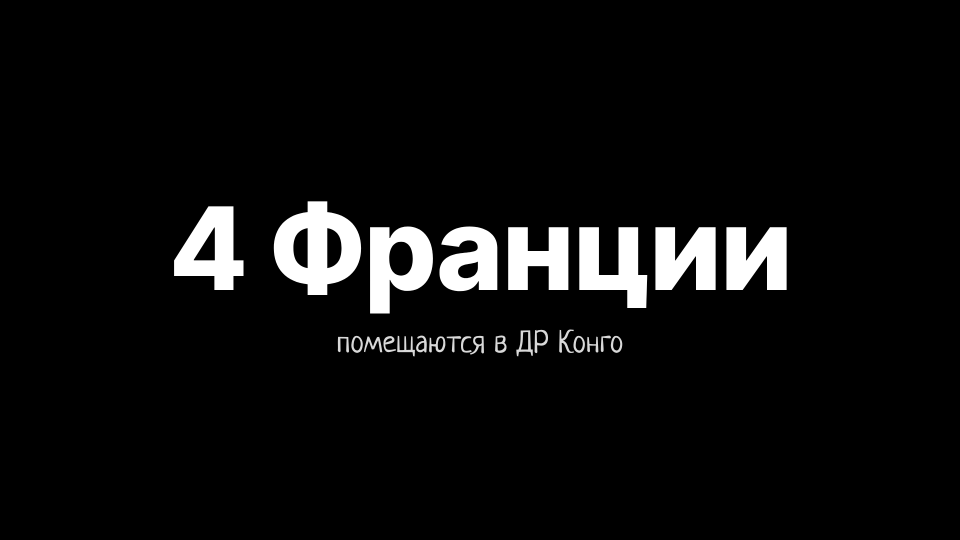
#> input picture ru_geo/country_sizes/card_big_14.png, 1920 x 1080 px, given in place of cs_globe_frame.png, which was not available (shown at 1/2 size)
$ python make_cover.py out.png
#> lines starting #> are read from the running program, lines starting #| are printed output that depends on the picture
# Обложка «Реальный размер стран»: кадр нашего 3D-глобуса (14 Гренландий в Африке) + надписи.
# python3 make_cover.py cover.jpg   (кадр берётся из video/parts/globe.mp4 на 7.2 с)
from PIL import Image, ImageDraw, ImageFont, ImageEnhance
import subprocess, sys, tempfile, os
W,H=1280,720; F='/usr/share/fonts/opentype/inter/'
tmp=os.path.join(tempfile.gettempdir(),'cs_globe_frame.png')
subprocess.run(['ffmpeg','-loglevel','error','-y','-ss','7.2','-i','video/parts/globe.mp4','-frames:v','1',tmp],check=True)
#> (this line was passed over: subprocess is not available in this run)
g=Image.open(tmp).convert('RGB').crop((380,0,1300,1080))
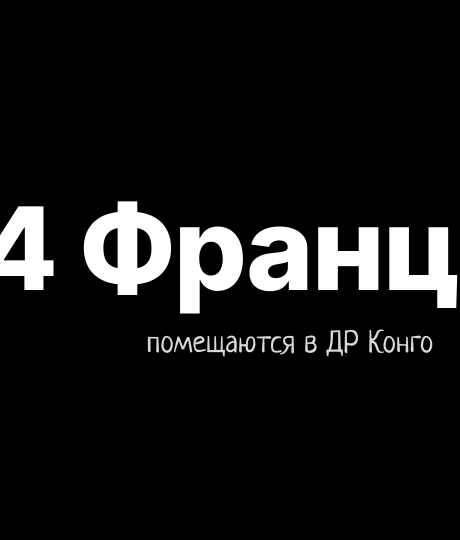
#> g: PIL image 920x1080 RGB (shown at 1/2 size); min 0, max 255, mean 21.7
g=ImageEnhance.Contrast(ImageEnhance.Color(g).enhance(1.25)).enhance(1.15).resize((int(920*800/1080),800),Image.LANCZOS)
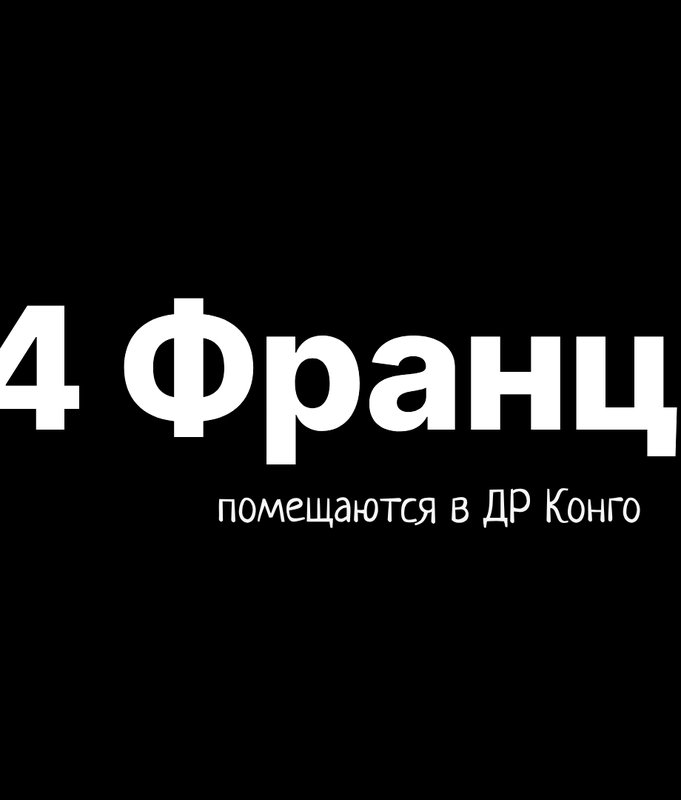
#> g: PIL image 681x800 RGB; min 0, max 255, mean 22
import numpy as np
c=Image.new('RGB',(W,H),(4,4,8))
m=np.clip(np.linspace(0,1,g.width)/0.25,0,1)**1.5; m=np.tile(m,(g.height,1))
#> after `m = np.clip(np.linspace(0, 1, g.width) / 0.25, 0, 1) ** 1.5`: m = 681 values from 0 to 1
c.paste(g,(W-g.width+30,-40),Image.fromarray((m*255).astype('uint8')))
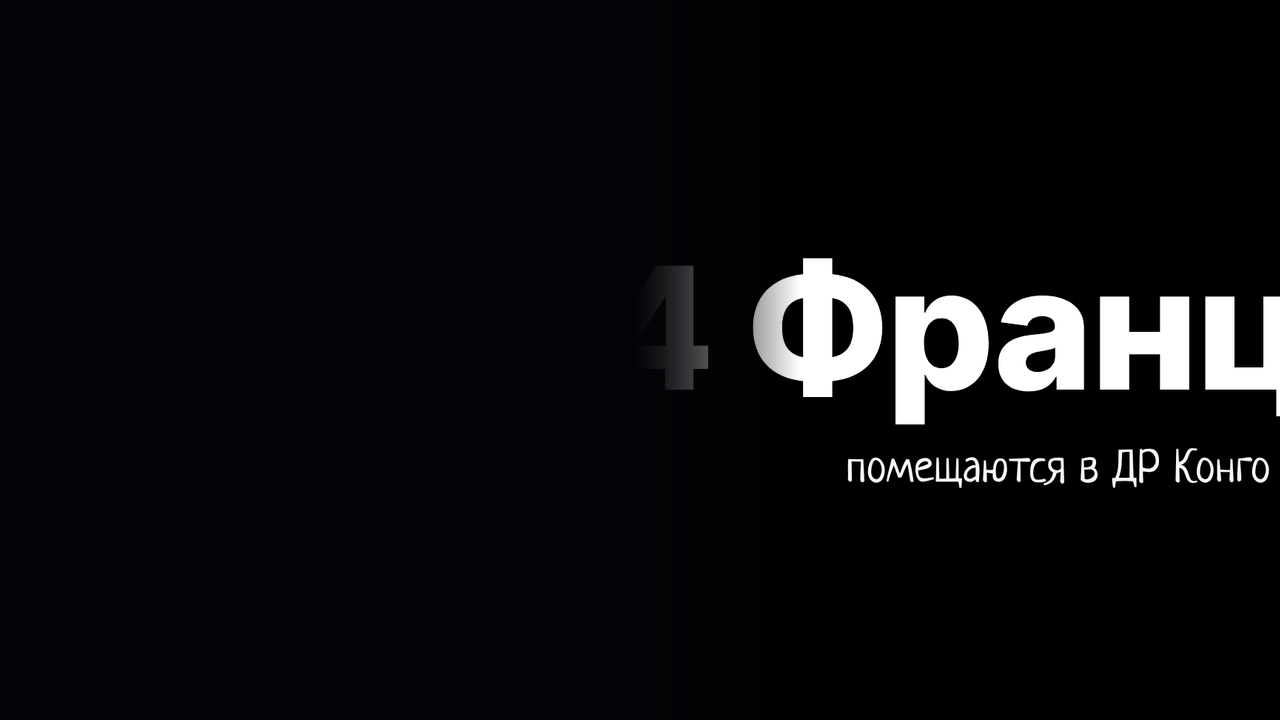
#> c: PIL image 1280x720 RGB; mean R, G, B 13, 13, 15.3
d=ImageDraw.Draw(c)
def st(xy,t,f,col,sw=9): d.text(xy,t,font=f,fill=col,stroke_width=sw,stroke_fill=(0,0,0))
st((40,0),'14',ImageFont.truetype(F+'Inter-Black.otf',300),(255,214,0),12)
st((48,300),'ГРЕНЛАНДИЙ',ImageFont.truetype(F+'Inter-Black.otf',96),(255,255,255))
st((52,410),'в одной Африке',ImageFont.truetype(F+'Inter-Black.otf',58),(255,255,255),6)
f2=ImageFont.truetype(F+'Inter-Black.otf',50); t='НА КАРТЕ ВЫГЛЯДЯТ РАВНЫМИ'
bb=d.textbbox((0,0),t,font=f2)
#> bb = (0, 13, 843, 57)
d.rounded_rectangle((48,515,48+bb[2]+44,515+bb[3]+30),12,fill=(228,32,32))
d.text((70,523),t,font=f2,fill=(255,255,255))
c.save(sys.argv[1],quality=93)
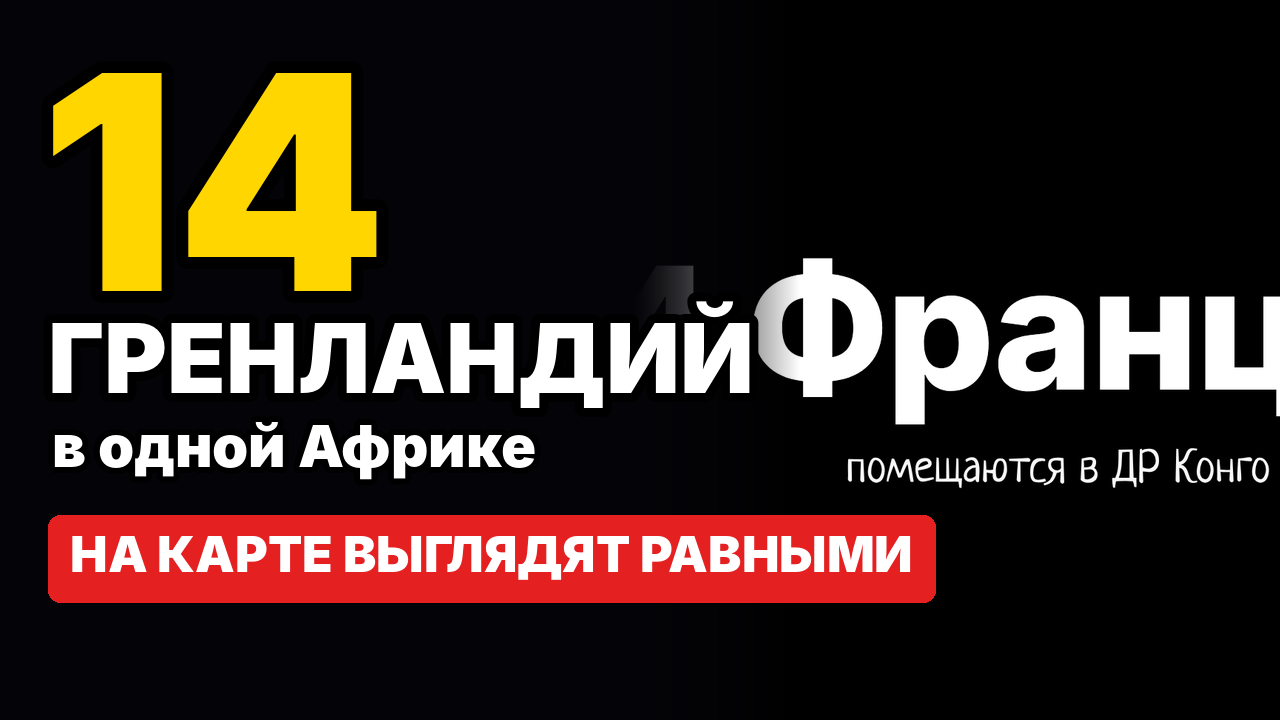
#> saved as out.png: PIL image 1280x720 RGB; mean R, G, B 54.4, 39.8, 31.9

$ run again, on ru_geo/country_sizes/card_big_15.png
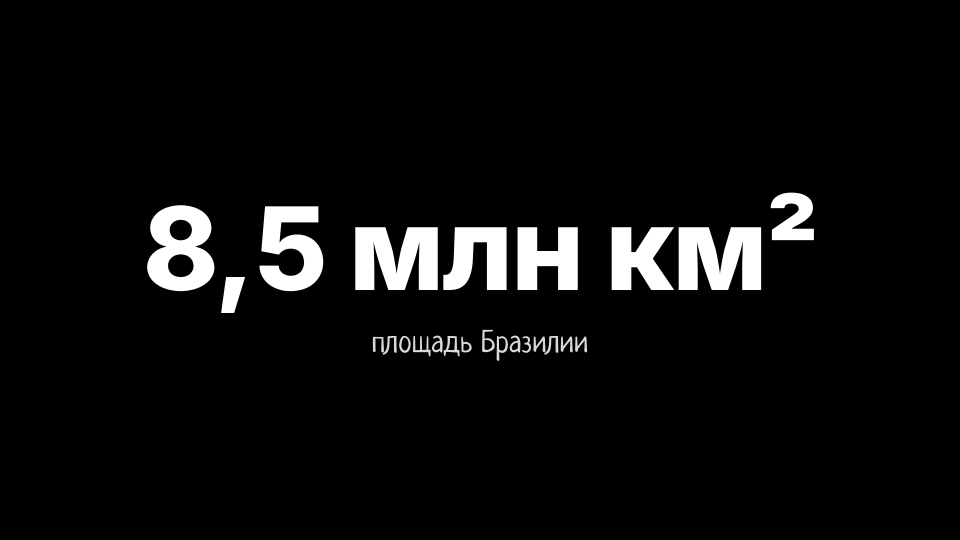
#> input picture ru_geo/country_sizes/card_big_15.png, 1920 x 1080 px, given in place of cs_globe_frame.png, which was not available (shown at 1/2 size)
#> `g=ImageEnhance.Contrast(ImageEnhance.Color(g).enhance(1.25)).enhance(1..`:
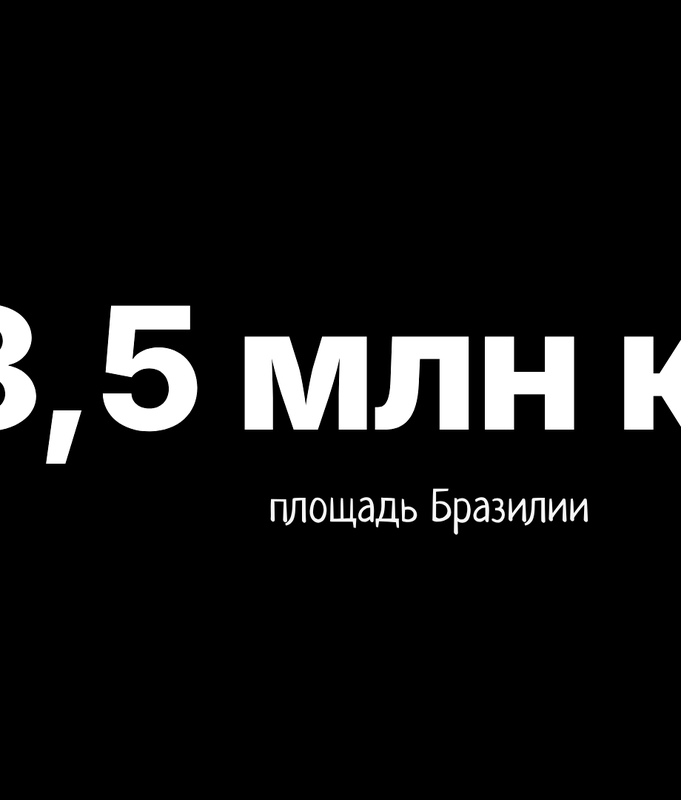
#> g: PIL image 681x800 RGB; min 0, max 255, mean 18.6
#> bb = (0, 13, 843, 57)
#> `c.save(sys.argv[1],quality=93)`:
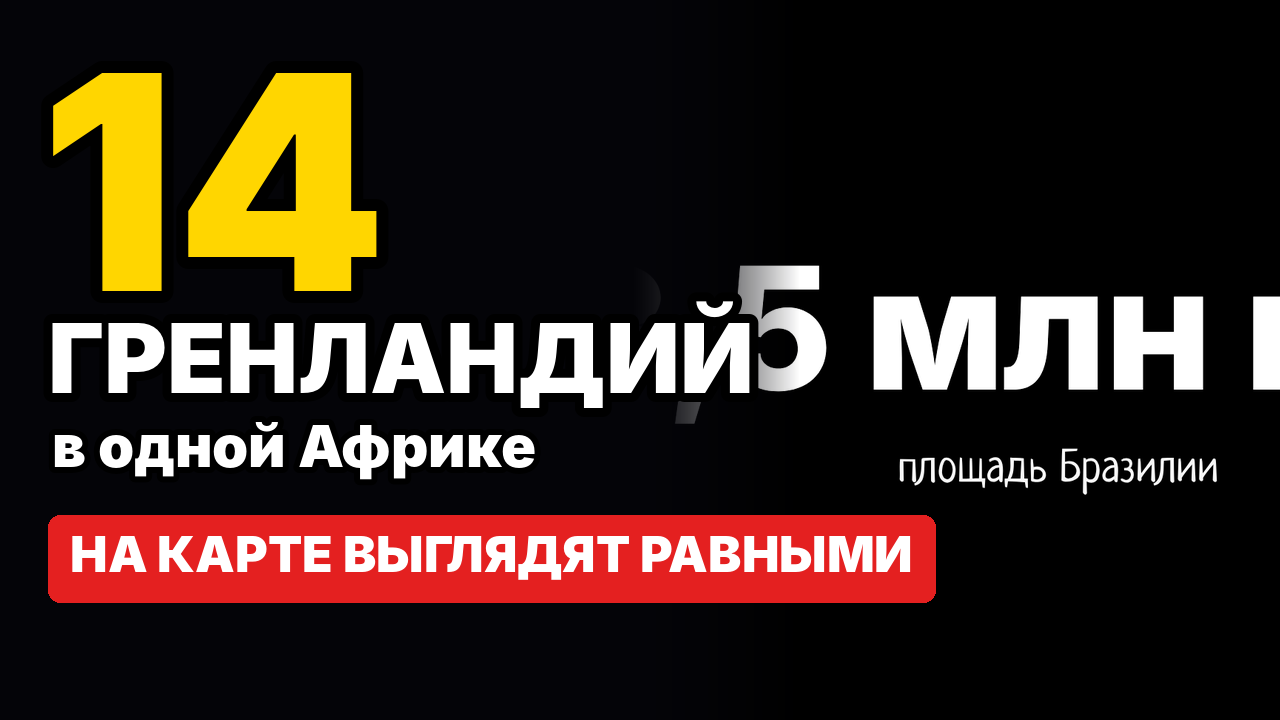
#> saved as out.png: PIL image 1280x720 RGB; mean R, G, B 52.7, 38.1, 30.1

$ run again, on ru_geo/country_sizes/card_big_16.png
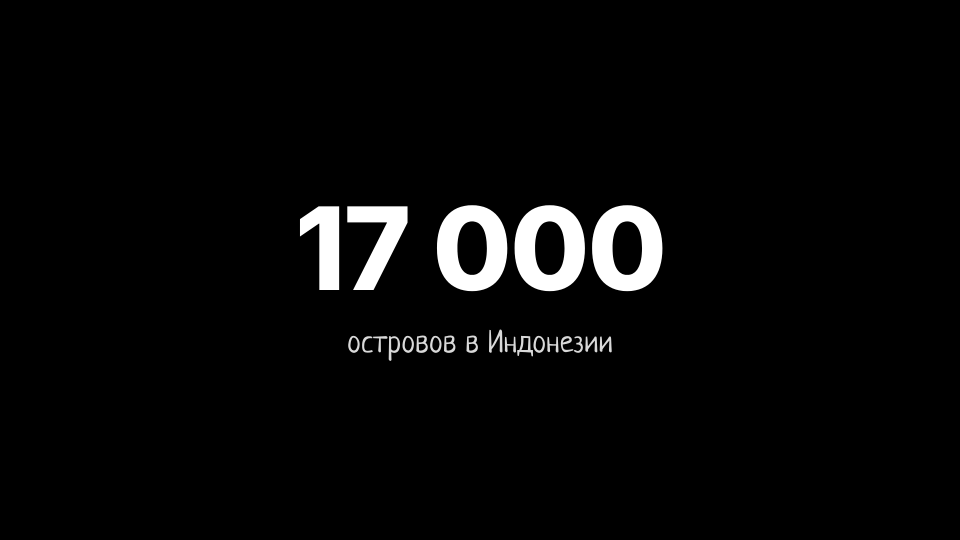
#> input picture ru_geo/country_sizes/card_big_16.png, 1920 x 1080 px, given in place of cs_globe_frame.png, which was not available (shown at 1/2 size)
#> `g=ImageEnhance.Contrast(ImageEnhance.Color(g).enhance(1.25)).enhance(1..`:
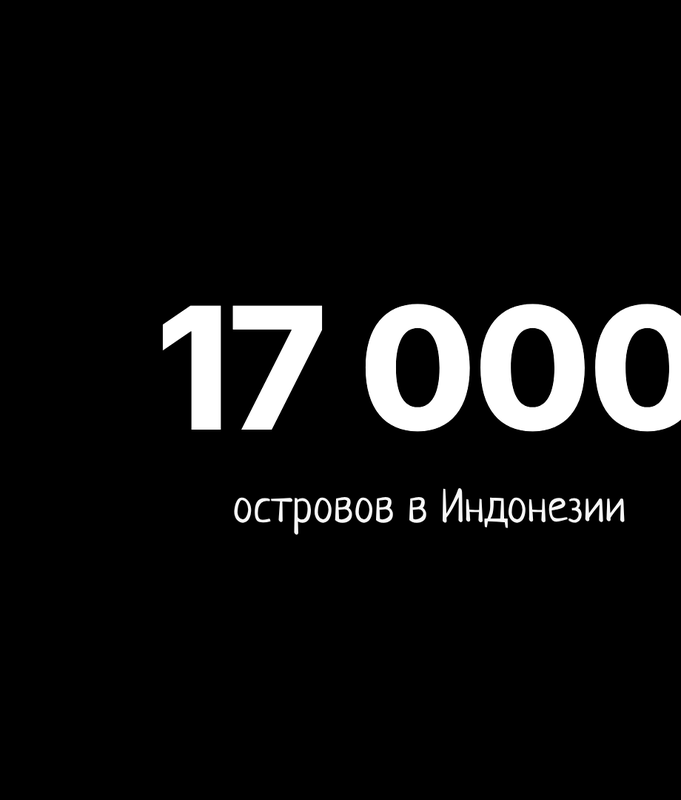
#> g: PIL image 681x800 RGB; min 0, max 255, mean 16.7
#> bb = (0, 13, 843, 57)
#> `c.save(sys.argv[1],quality=93)`:
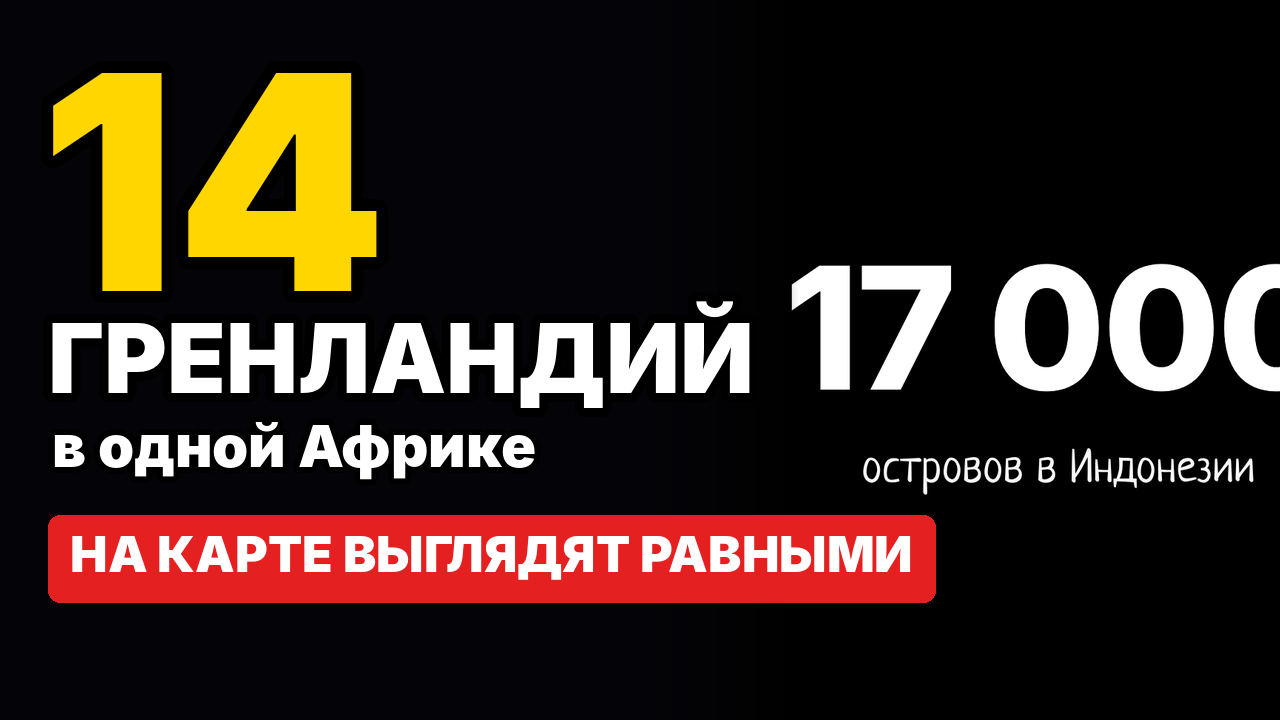
#> saved as out.png: PIL image 1280x720 RGB; mean R, G, B 53, 38.5, 30.5
